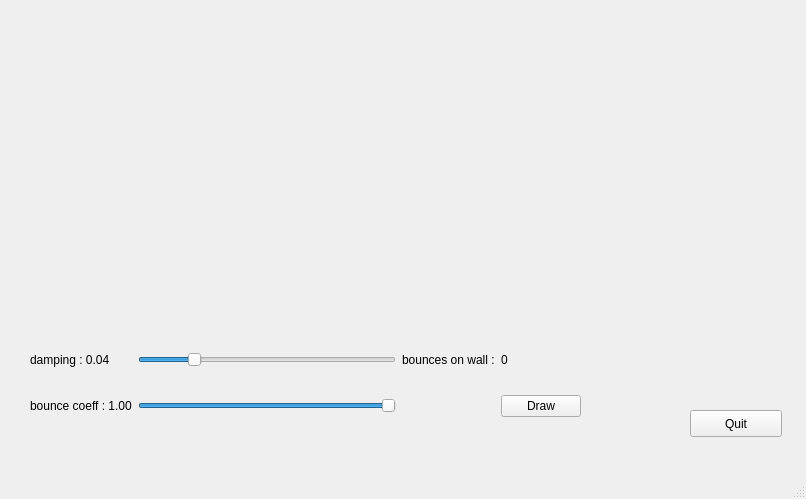
<?xml version="1.0" encoding="UTF-8"?>
<ui version="4.0">
 <class>MainWindow</class>
 <widget class="QMainWindow" name="MainWindow">
  <property name="geometry">
   <rect>
    <x>0</x>
    <y>0</y>
    <width>806</width>
    <height>499</height>
   </rect>
  </property>
  <property name="windowTitle">
   <string>MainWindow</string>
  </property>
  <widget class="QWidget" name="centralwidget">
   <widget class="QPushButton" name="quit">
    <property name="geometry">
     <rect>
      <x>690</x>
      <y>410</y>
      <width>92</width>
      <height>27</height>
     </rect>
    </property>
    <property name="text">
     <string>Quit</string>
    </property>
   </widget>
   <widget class="QWidget" name="verticalLayoutWidget">
    <property name="geometry">
     <rect>
      <x>30</x>
      <y>20</y>
      <width>751</width>
      <height>301</height>
     </rect>
    </property>
    <layout class="QVBoxLayout" name="layout_scene"/>
   </widget>
   <widget class="QWidget" name="gridLayoutWidget">
    <property name="geometry">
     <rect>
      <x>30</x>
      <y>330</y>
      <width>551</width>
      <height>111</height>
     </rect>
    </property>
    <layout class="QGridLayout" name="gridLayout">
     <item row="1" column="0">
      <widget class="QLabel" name="label_damping">
       <property name="text">
        <string>damping : 0.04</string>
       </property>
      </widget>
     </item>
     <item row="3" column="0">
      <widget class="QLabel" name="label_coeff">
       <property name="text">
        <string>bounce coeff : 1.00</string>
       </property>
      </widget>
     </item>
     <item row="3" column="1">
      <widget class="QSlider" name="bounce_coeff_slider">
       <property name="value">
        <number>99</number>
       </property>
       <property name="orientation">
        <enum>Qt::Horizontal</enum>
       </property>
      </widget>
     </item>
     <item row="1" column="1">
      <widget class="QSlider" name="damping_slider">
       <property name="value">
        <number>20</number>
       </property>
       <property name="orientation">
        <enum>Qt::Horizontal</enum>
       </property>
      </widget>
     </item>
     <item row="1" column="3">
      <widget class="QLabel" name="bounces_number">
       <property name="text">
        <string>0</string>
       </property>
      </widget>
     </item>
     <item row="1" column="2">
      <widget class="QLabel" name="label_bounces">
       <property name="text">
        <string>bounces on wall :</string>
       </property>
      </widget>
     </item>
     <item row="3" column="3">
      <widget class="QPushButton" name="draw">
       <property name="text">
        <string>Draw</string>
       </property>
      </widget>
     </item>
    </layout>
   </widget>
   <zorder>quit</zorder>
   <zorder>verticalLayoutWidget</zorder>
   <zorder>gridLayoutWidget</zorder>
   <zorder>draw</zorder>
  </widget>
  <widget class="QMenuBar" name="menubar">
   <property name="geometry">
    <rect>
     <x>0</x>
     <y>0</y>
     <width>806</width>
     <height>23</height>
    </rect>
   </property>
  </widget>
  <widget class="QStatusBar" name="statusbar"/>
 </widget>
 <resources/>
 <connections/>
</ui>
